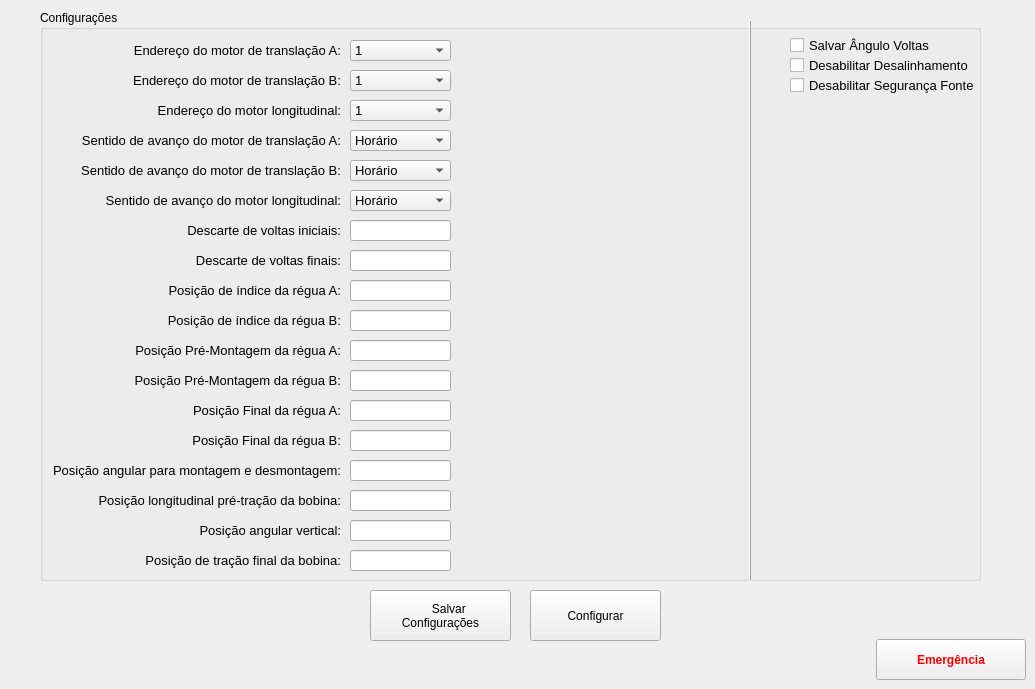
    <widget class="QWidget" name="tab_5">
     <attribute name="title">
      <string>Configurações Gerais</string>
     </attribute>
     <widget class="QGroupBox" name="groupBox_8">
      <property name="geometry">
       <rect>
        <x>40</x>
        <y>10</y>
        <width>941</width>
        <height>571</height>
       </rect>
      </property>
      <property name="title">
       <string>Configurações</string>
      </property>
      <widget class="QComboBox" name="sentido_A">
       <property name="geometry">
        <rect>
         <x>310</x>
         <y>120</y>
         <width>101</width>
         <height>21</height>
        </rect>
       </property>
       <property name="font">
        <font>
         <pointsize>10</pointsize>
        </font>
       </property>
       <item>
        <property name="text">
         <string>Horário</string>
        </property>
       </item>
       <item>
        <property name="text">
         <string>Anti-horário</string>
        </property>
       </item>
      </widget>
      <widget class="QLabel" name="label_39">
       <property name="geometry">
        <rect>
         <x>-30</x>
         <y>150</y>
         <width>331</width>
         <height>21</height>
        </rect>
       </property>
       <property name="font">
        <font>
         <pointsize>10</pointsize>
        </font>
       </property>
       <property name="text">
        <string>Sentido de avanço do motor de translação B:</string>
       </property>
       <property name="alignment">
        <set>Qt::AlignRight|Qt::AlignTrailing|Qt::AlignVCenter</set>
       </property>
      </widget>
      <widget class="QComboBox" name="EndDriver_A">
       <property name="geometry">
        <rect>
         <x>310</x>
         <y>30</y>
         <width>101</width>
         <height>21</height>
        </rect>
       </property>
       <property name="font">
        <font>
         <pointsize>10</pointsize>
        </font>
       </property>
       <item>
        <property name="text">
         <string>1</string>
        </property>
       </item>
       <item>
        <property name="text">
         <string>2</string>
        </property>
       </item>
       <item>
        <property name="text">
         <string>3</string>
        </property>
       </item>
       <item>
        <property name="text">
         <string>4</string>
        </property>
       </item>
      </widget>
      <widget class="QLabel" name="label_38">
       <property name="geometry">
        <rect>
         <x>-30</x>
         <y>120</y>
         <width>331</width>
         <height>21</height>
        </rect>
       </property>
       <property name="font">
        <font>
         <pointsize>10</pointsize>
        </font>
       </property>
       <property name="text">
        <string>Sentido de avanço do motor de translação A:</string>
       </property>
       <property name="alignment">
        <set>Qt::AlignRight|Qt::AlignTrailing|Qt::AlignVCenter</set>
       </property>
      </widget>
      <widget class="QLabel" name="label_41">
       <property name="geometry">
        <rect>
         <x>-30</x>
         <y>300</y>
         <width>331</width>
         <height>21</height>
        </rect>
       </property>
       <property name="font">
        <font>
         <pointsize>10</pointsize>
        </font>
       </property>
       <property name="text">
        <string>Posição de índice da régua B:</string>
       </property>
       <property name="alignment">
        <set>Qt::AlignRight|Qt::AlignTrailing|Qt::AlignVCenter</set>
       </property>
      </widget>
      <widget class="QComboBox" name="sentido_B">
       <property name="geometry">
        <rect>
         <x>310</x>
         <y>150</y>
         <width>101</width>
         <height>21</height>
        </rect>
       </property>
       <property name="font">
        <font>
         <pointsize>10</pointsize>
        </font>
       </property>
       <item>
        <property name="text">
         <string>Horário</string>
        </property>
       </item>
       <item>
        <property name="text">
         <string>Anti-horário</string>
        </property>
       </item>
      </widget>
      <widget class="QLabel" name="label_37">
       <property name="geometry">
        <rect>
         <x>-30</x>
         <y>60</y>
         <width>331</width>
         <height>21</height>
        </rect>
       </property>
       <property name="font">
        <font>
         <pointsize>10</pointsize>
        </font>
       </property>
       <property name="text">
        <string>Endereço do motor de translação B:</string>
       </property>
       <property name="alignment">
        <set>Qt::AlignRight|Qt::AlignTrailing|Qt::AlignVCenter</set>
       </property>
      </widget>
      <widget class="QLineEdit" name="indice_B">
       <property name="geometry">
        <rect>
         <x>310</x>
         <y>300</y>
         <width>101</width>
         <height>21</height>
        </rect>
       </property>
       <property name="font">
        <font>
         <pointsize>10</pointsize>
        </font>
       </property>
       <property name="text">
        <string/>
       </property>
      </widget>
      <widget class="QComboBox" name="EndDriver_B">
       <property name="geometry">
        <rect>
         <x>310</x>
         <y>60</y>
         <width>101</width>
         <height>21</height>
        </rect>
       </property>
       <property name="font">
        <font>
         <pointsize>10</pointsize>
        </font>
       </property>
       <item>
        <property name="text">
         <string>1</string>
        </property>
       </item>
       <item>
        <property name="text">
         <string>2</string>
        </property>
       </item>
       <item>
        <property name="text">
         <string>3</string>
        </property>
       </item>
       <item>
        <property name="text">
         <string>4</string>
        </property>
       </item>
      </widget>
      <widget class="QLineEdit" name="indice_A">
       <property name="geometry">
        <rect>
         <x>310</x>
         <y>270</y>
         <width>101</width>
         <height>21</height>
        </rect>
       </property>
       <property name="font">
        <font>
         <pointsize>10</pointsize>
        </font>
       </property>
       <property name="text">
        <string/>
       </property>
      </widget>
      <widget class="QLabel" name="label_35">
       <property name="geometry">
        <rect>
         <x>-30</x>
         <y>30</y>
         <width>331</width>
         <height>21</height>
        </rect>
       </property>
       <property name="font">
        <font>
         <pointsize>10</pointsize>
        </font>
       </property>
       <property name="text">
        <string>Endereço do motor de translação A:</string>
       </property>
       <property name="alignment">
        <set>Qt::AlignRight|Qt::AlignTrailing|Qt::AlignVCenter</set>
       </property>
      </widget>
      <widget class="QLabel" name="label_40">
       <property name="geometry">
        <rect>
         <x>-30</x>
         <y>270</y>
         <width>331</width>
         <height>21</height>
        </rect>
       </property>
       <property name="font">
        <font>
         <pointsize>10</pointsize>
        </font>
       </property>
       <property name="text">
        <string>Posição de índice da régua A:</string>
       </property>
       <property name="alignment">
        <set>Qt::AlignRight|Qt::AlignTrailing|Qt::AlignVCenter</set>
       </property>
      </widget>
      <widget class="QLabel" name="label_46">
       <property name="geometry">
        <rect>
         <x>-30</x>
         <y>90</y>
         <width>331</width>
         <height>21</height>
        </rect>
       </property>
       <property name="font">
        <font>
         <pointsize>10</pointsize>
        </font>
       </property>
       <property name="text">
        <string>Endereço do motor longitudinal:</string>
       </property>
       <property name="alignment">
        <set>Qt::AlignRight|Qt::AlignTrailing|Qt::AlignVCenter</set>
       </property>
      </widget>
      <widget class="QComboBox" name="EndDriver_C">
       <property name="geometry">
        <rect>
         <x>310</x>
         <y>90</y>
         <width>101</width>
         <height>21</height>
        </rect>
       </property>
       <property name="font">
        <font>
         <pointsize>10</pointsize>
        </font>
       </property>
       <item>
        <property name="text">
         <string>1</string>
        </property>
       </item>
       <item>
        <property name="text">
         <string>2</string>
        </property>
       </item>
       <item>
        <property name="text">
         <string>3</string>
        </property>
       </item>
       <item>
        <property name="text">
         <string>4</string>
        </property>
       </item>
      </widget>
      <widget class="QComboBox" name="sentido_C">
       <property name="geometry">
        <rect>
         <x>310</x>
         <y>180</y>
         <width>101</width>
         <height>21</height>
        </rect>
       </property>
       <property name="font">
        <font>
         <pointsize>10</pointsize>
        </font>
       </property>
       <item>
        <property name="text">
         <string>Horário</string>
        </property>
       </item>
       <item>
        <property name="text">
         <string>Anti-horário</string>
        </property>
       </item>
      </widget>
      <widget class="QLabel" name="label_47">
       <property name="geometry">
        <rect>
         <x>-30</x>
         <y>180</y>
         <width>331</width>
         <height>21</height>
        </rect>
       </property>
       <property name="font">
        <font>
         <pointsize>10</pointsize>
        </font>
       </property>
       <property name="text">
        <string>Sentido de avanço do motor longitudinal:</string>
       </property>
       <property name="alignment">
        <set>Qt::AlignRight|Qt::AlignTrailing|Qt::AlignVCenter</set>
       </property>
      </widget>
      <widget class="QLabel" name="label_42">
       <property name="geometry">
        <rect>
         <x>-30</x>
         <y>330</y>
         <width>331</width>
         <height>21</height>
        </rect>
       </property>
       <property name="font">
        <font>
         <pointsize>10</pointsize>
        </font>
       </property>
       <property name="text">
        <string>Posição Pré-Montagem da régua A:</string>
       </property>
       <property name="alignment">
        <set>Qt::AlignRight|Qt::AlignTrailing|Qt::AlignVCenter</set>
       </property>
      </widget>
      <widget class="QLineEdit" name="premont_A">
       <property name="geometry">
        <rect>
         <x>310</x>
         <y>330</y>
         <width>101</width>
         <height>21</height>
        </rect>
       </property>
       <property name="font">
        <font>
         <pointsize>10</pointsize>
        </font>
       </property>
       <property name="text">
        <string/>
       </property>
      </widget>
      <widget class="QLineEdit" name="premont_B">
       <property name="geometry">
        <rect>
         <x>310</x>
         <y>360</y>
         <width>101</width>
         <height>21</height>
        </rect>
       </property>
       <property name="font">
        <font>
         <pointsize>10</pointsize>
        </font>
       </property>
       <property name="text">
        <string/>
       </property>
      </widget>
      <widget class="QLabel" name="label_50">
       <property name="geometry">
        <rect>
         <x>-30</x>
         <y>360</y>
         <width>331</width>
         <height>21</height>
        </rect>
       </property>
       <property name="font">
        <font>
         <pointsize>10</pointsize>
        </font>
       </property>
       <property name="text">
        <string>Posição Pré-Montagem da régua B:</string>
       </property>
       <property name="alignment">
        <set>Qt::AlignRight|Qt::AlignTrailing|Qt::AlignVCenter</set>
       </property>
      </widget>
      <widget class="QLabel" name="label_51">
       <property name="geometry">
        <rect>
         <x>-30</x>
         <y>390</y>
         <width>331</width>
         <height>21</height>
        </rect>
       </property>
       <property name="font">
        <font>
         <pointsize>10</pointsize>
        </font>
       </property>
       <property name="text">
        <string>Posição Final da régua A:</string>
       </property>
       <property name="alignment">
        <set>Qt::AlignRight|Qt::AlignTrailing|Qt::AlignVCenter</set>
       </property>
      </widget>
      <widget class="QLineEdit" name="final_A">
       <property name="geometry">
        <rect>
         <x>310</x>
         <y>390</y>
         <width>101</width>
         <height>21</height>
        </rect>
       </property>
       <property name="font">
        <font>
         <pointsize>10</pointsize>
        </font>
       </property>
       <property name="text">
        <string/>
       </property>
      </widget>
      <widget class="QLineEdit" name="final_B">
       <property name="geometry">
        <rect>
         <x>310</x>
         <y>420</y>
         <width>101</width>
         <height>21</height>
        </rect>
       </property>
       <property name="font">
        <font>
         <pointsize>10</pointsize>
        </font>
       </property>
       <property name="text">
        <string/>
       </property>
      </widget>
      <widget class="QLabel" name="label_52">
       <property name="geometry">
        <rect>
         <x>-30</x>
         <y>420</y>
         <width>331</width>
         <height>21</height>
        </rect>
       </property>
       <property name="font">
        <font>
         <pointsize>10</pointsize>
        </font>
       </property>
       <property name="text">
        <string>Posição Final da régua B:</string>
       </property>
       <property name="alignment">
        <set>Qt::AlignRight|Qt::AlignTrailing|Qt::AlignVCenter</set>
       </property>
      </widget>
      <widget class="QLineEdit" name="pos_trac">
       <property name="geometry">
        <rect>
         <x>310</x>
         <y>540</y>
         <width>101</width>
         <height>21</height>
        </rect>
       </property>
       <property name="font">
        <font>
         <pointsize>10</pointsize>
        </font>
       </property>
       <property name="text">
        <string/>
       </property>
      </widget>
      <widget class="QLineEdit" name="pos_ang">
       <property name="geometry">
        <rect>
         <x>310</x>
         <y>450</y>
         <width>101</width>
         <height>21</height>
        </rect>
       </property>
       <property name="font">
        <font>
         <pointsize>10</pointsize>
        </font>
       </property>
       <property name="text">
        <string/>
       </property>
      </widget>
      <widget class="QLineEdit" name="pos_long">
       <property name="geometry">
        <rect>
         <x>310</x>
         <y>480</y>
         <width>101</width>
         <height>21</height>
        </rect>
       </property>
       <property name="font">
        <font>
         <pointsize>10</pointsize>
        </font>
       </property>
       <property name="text">
        <string/>
       </property>
      </widget>
      <widget class="QLabel" name="label_45">
       <property name="geometry">
        <rect>
         <x>-30</x>
         <y>510</y>
         <width>331</width>
         <height>21</height>
        </rect>
       </property>
       <property name="font">
        <font>
         <pointsize>10</pointsize>
        </font>
       </property>
       <property name="text">
        <string>Posição angular vertical:</string>
       </property>
       <property name="alignment">
        <set>Qt::AlignRight|Qt::AlignTrailing|Qt::AlignVCenter</set>
       </property>
      </widget>
      <widget class="QLabel" name="label_44">
       <property name="geometry">
        <rect>
         <x>-30</x>
         <y>540</y>
         <width>331</width>
         <height>21</height>
        </rect>
       </property>
       <property name="font">
        <font>
         <pointsize>10</pointsize>
        </font>
       </property>
       <property name="text">
        <string>Posição de tração final da bobina:</string>
       </property>
       <property name="alignment">
        <set>Qt::AlignRight|Qt::AlignTrailing|Qt::AlignVCenter</set>
       </property>
      </widget>
      <widget class="QLineEdit" name="pos_ver">
       <property name="geometry">
        <rect>
         <x>310</x>
         <y>510</y>
         <width>101</width>
         <height>21</height>
        </rect>
       </property>
       <property name="font">
        <font>
         <pointsize>10</pointsize>
        </font>
       </property>
       <property name="text">
        <string/>
       </property>
      </widget>
      <widget class="QLabel" name="label_43">
       <property name="geometry">
        <rect>
         <x>-30</x>
         <y>450</y>
         <width>331</width>
         <height>21</height>
        </rect>
       </property>
       <property name="font">
        <font>
         <pointsize>10</pointsize>
        </font>
       </property>
       <property name="text">
        <string>Posição angular para montagem e desmontagem:</string>
       </property>
       <property name="alignment">
        <set>Qt::AlignRight|Qt::AlignTrailing|Qt::AlignVCenter</set>
       </property>
      </widget>
      <widget class="QLabel" name="label_48">
       <property name="geometry">
        <rect>
         <x>-30</x>
         <y>480</y>
         <width>331</width>
         <height>21</height>
        </rect>
       </property>
       <property name="font">
        <font>
         <pointsize>10</pointsize>
        </font>
       </property>
       <property name="text">
        <string>Posição longitudinal pré-tração da bobina:</string>
       </property>
       <property name="alignment">
        <set>Qt::AlignRight|Qt::AlignTrailing|Qt::AlignVCenter</set>
       </property>
      </widget>
      <widget class="QLabel" name="label_54">
       <property name="geometry">
        <rect>
         <x>-30</x>
         <y>210</y>
         <width>331</width>
         <height>21</height>
        </rect>
       </property>
       <property name="font">
        <font>
         <pointsize>10</pointsize>
        </font>
       </property>
       <property name="text">
        <string>Descarte de voltas iniciais:</string>
       </property>
       <property name="alignment">
        <set>Qt::AlignRight|Qt::AlignTrailing|Qt::AlignVCenter</set>
       </property>
      </widget>
      <widget class="QLineEdit" name="descarte_inicial">
       <property name="geometry">
        <rect>
         <x>310</x>
         <y>210</y>
         <width>101</width>
         <height>21</height>
        </rect>
       </property>
       <property name="font">
        <font>
         <pointsize>10</pointsize>
        </font>
       </property>
       <property name="text">
        <string/>
       </property>
      </widget>
      <widget class="QLabel" name="label_60">
       <property name="geometry">
        <rect>
         <x>-30</x>
         <y>240</y>
         <width>331</width>
         <height>21</height>
        </rect>
       </property>
       <property name="font">
        <font>
         <pointsize>10</pointsize>
        </font>
       </property>
       <property name="text">
        <string>Descarte de voltas finais:</string>
       </property>
       <property name="alignment">
        <set>Qt::AlignRight|Qt::AlignTrailing|Qt::AlignVCenter</set>
       </property>
      </widget>
      <widget class="QLineEdit" name="descarte_final">
       <property name="geometry">
        <rect>
         <x>310</x>
         <y>240</y>
         <width>101</width>
         <height>21</height>
        </rect>
       </property>
       <property name="font">
        <font>
         <pointsize>10</pointsize>
        </font>
       </property>
       <property name="text">
        <string/>
       </property>
      </widget>
      <widget class="QCheckBox" name="Salvar_Angulo_Volta">
       <property name="geometry">
        <rect>
         <x>750</x>
         <y>20</y>
         <width>191</width>
         <height>31</height>
        </rect>
       </property>
       <property name="font">
        <font>
         <pointsize>10</pointsize>
        </font>
       </property>
       <property name="text">
        <string>Salvar Ângulo Voltas</string>
       </property>
      </widget>
      <widget class="QCheckBox" name="Desab_Desalinhamento">
       <property name="geometry">
        <rect>
         <x>750</x>
         <y>40</y>
         <width>191</width>
         <height>31</height>
        </rect>
       </property>
       <property name="font">
        <font>
         <pointsize>10</pointsize>
        </font>
       </property>
       <property name="text">
        <string>Desabilitar Desalinhamento</string>
       </property>
      </widget>
      <widget class="QCheckBox" name="Desab_Seg_Fonte">
       <property name="geometry">
        <rect>
         <x>750</x>
         <y>60</y>
         <width>191</width>
         <height>31</height>
        </rect>
       </property>
       <property name="font">
        <font>
         <pointsize>10</pointsize>
        </font>
       </property>
       <property name="text">
        <string>Desabilitar Segurança Fonte</string>
       </property>
      </widget>
      <widget class="Line" name="line">
       <property name="geometry">
        <rect>
         <x>700</x>
         <y>10</y>
         <width>20</width>
         <height>561</height>
        </rect>
       </property>
       <property name="frameShadow">
        <enum>QFrame::Raised</enum>
       </property>
       <property name="lineWidth">
        <number>1</number>
       </property>
       <property name="midLineWidth">
        <number>0</number>
       </property>
       <property name="orientation">
        <enum>Qt::Vertical</enum>
       </property>
      </widget>
     </widget>
     <widget class="QPushButton" name="ConfGeral">
      <property name="geometry">
       <rect>
        <x>530</x>
        <y>590</y>
        <width>131</width>
        <height>51</height>
       </rect>
      </property>
      <property name="text">
       <string>Configurar</string>
      </property>
      <property name="icon">
       <iconset>
        <normaloff>imagens/configure.png</normaloff>imagens/configure.png</iconset>
      </property>
      <property name="iconSize">
       <size>
        <width>30</width>
        <height>30</height>
       </size>
      </property>
     </widget>
     <widget class="QPushButton" name="salvar_config_2">
      <property name="geometry">
       <rect>
        <x>370</x>
        <y>590</y>
        <width>141</width>
        <height>51</height>
       </rect>
      </property>
      <property name="text">
       <string>     Salvar
Configurações</string>
      </property>
      <property name="icon">
       <iconset>
        <normaloff>imagens/save.png</normaloff>imagens/save.png</iconset>
      </property>
      <property name="iconSize">
       <size>
        <width>20</width>
        <height>20</height>
       </size>
      </property>
     </widget>
     <widget class="QPushButton" name="Emergencia_1">
      <property name="geometry">
       <rect>
        <x>876</x>
        <y>639</y>
        <width>150</width>
        <height>41</height>
       </rect>
      </property>
      <property name="palette">
       <palette>
        <active>
         <colorrole role="ButtonText">
          <brush brushstyle="SolidPattern">
           <color alpha="255">
            <red>255</red>
            <green>0</green>
            <blue>0</blue>
           </color>
          </brush>
         </colorrole>
        </active>
        <inactive>
         <colorrole role="ButtonText">
          <brush brushstyle="SolidPattern">
           <color alpha="255">
            <red>255</red>
            <green>0</green>
            <blue>0</blue>
           </color>
          </brush>
         </colorrole>
        </inactive>
        <disabled>
         <colorrole role="ButtonText">
          <brush brushstyle="SolidPattern">
           <color alpha="255">
            <red>120</red>
            <green>120</green>
            <blue>120</blue>
           </color>
          </brush>
         </colorrole>
        </disabled>
       </palette>
      </property>
      <property name="font">
       <font>
        <weight>75</weight>
        <bold>true</bold>
       </font>
      </property>
      <property name="text">
       <string>Emergência</string>
      </property>
      <property name="icon">
       <iconset>
        <normaloff>imagens/emergency_icon_01.png</normaloff>imagens/emergency_icon_01.png</iconset>
      </property>
      <property name="iconSize">
       <size>
        <width>35</width>
        <height>35</height>
       </size>
      </property>
     </widget>
    </widget>
